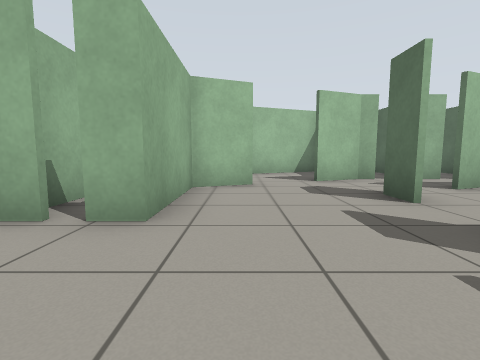
View 1 (above)

20 first-person views from a walk through a robot-simulator world made for Gazebo. The camera is 0.71 m above the floor, tilts 6° down and sees 85° across. The floor is counted in squares, 1 m on a side. Each view is taken from the middle of a square. On the plan, view 1 faces up. The plan holds only what a view shows up to about 9 squares ahead; the rest is blank.

View 2
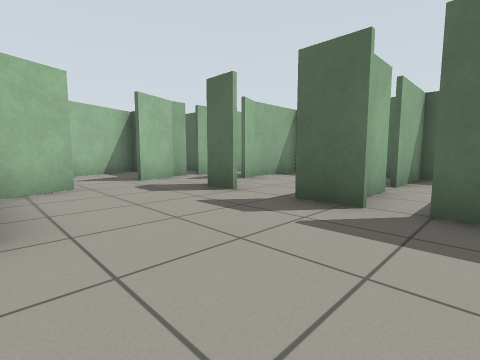

View 3
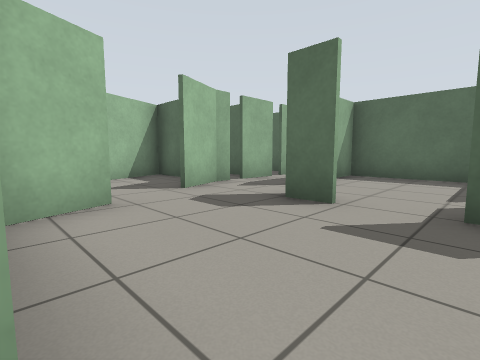

View 4
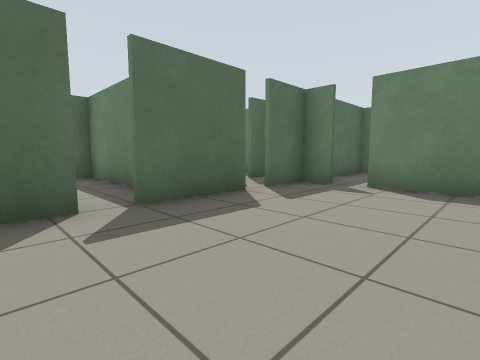

View 5
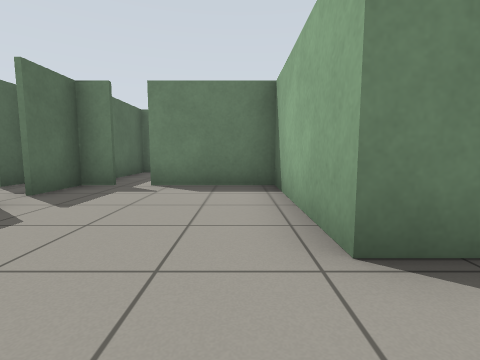

View 6
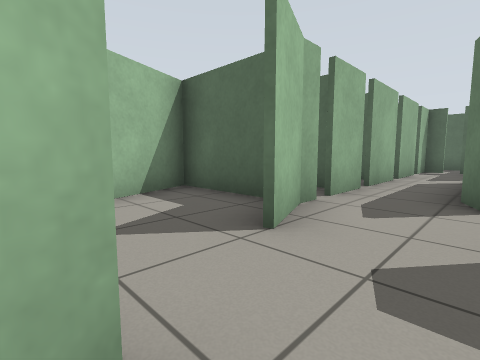

View 7
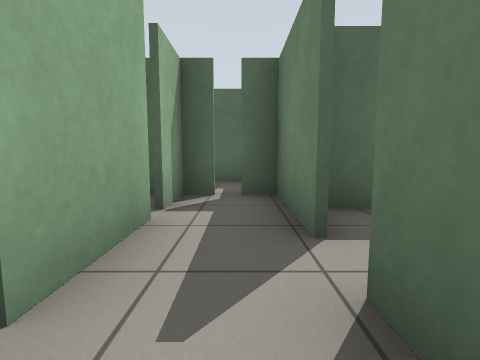

View 8
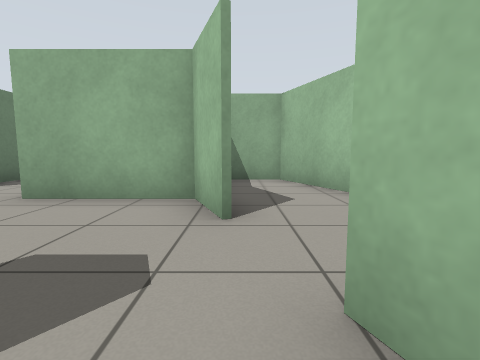

View 9
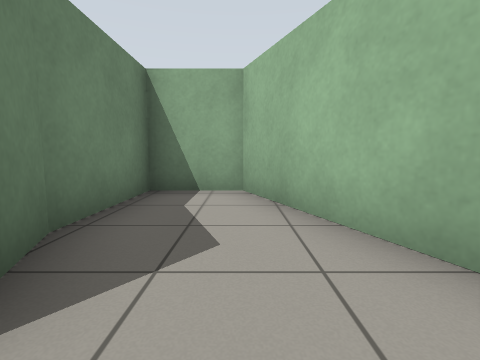

View 10
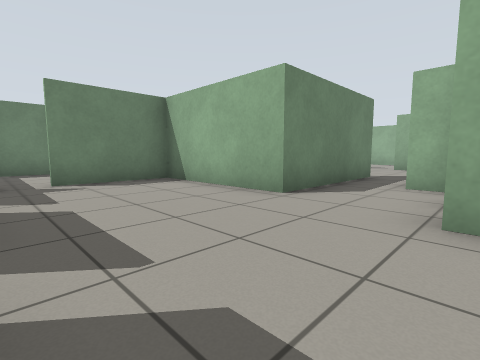

View 11
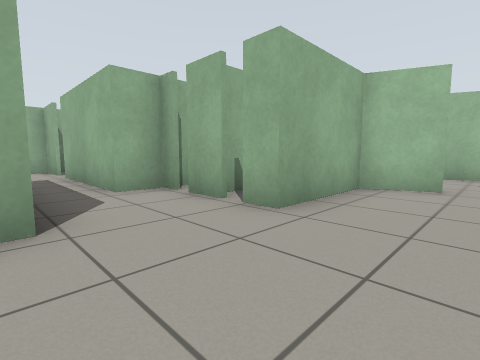

View 12
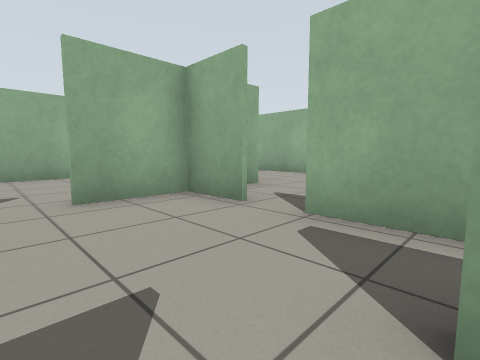

View 13
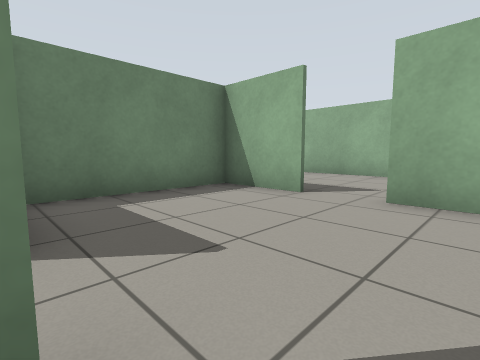

View 14
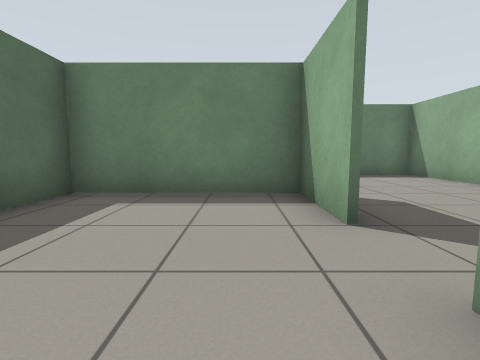

View 15
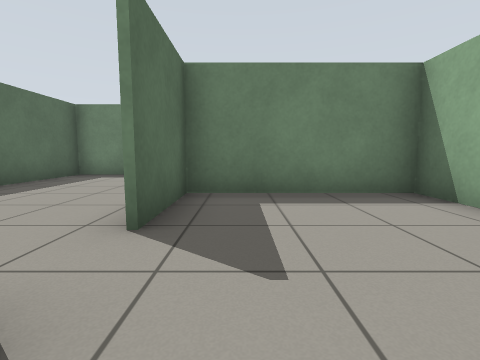

View 16
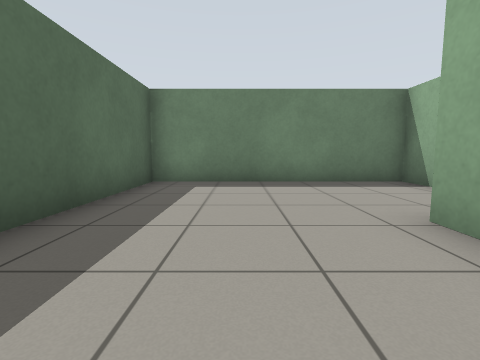

View 17
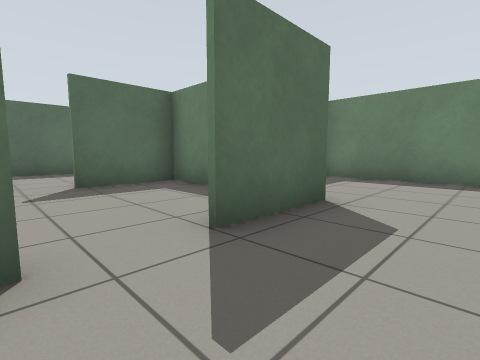

View 18
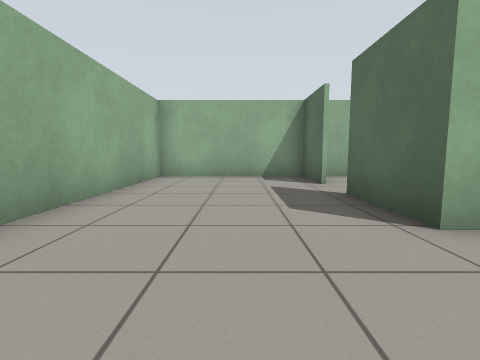

View 19
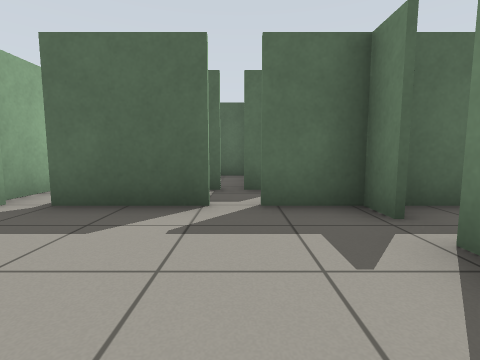

View 20
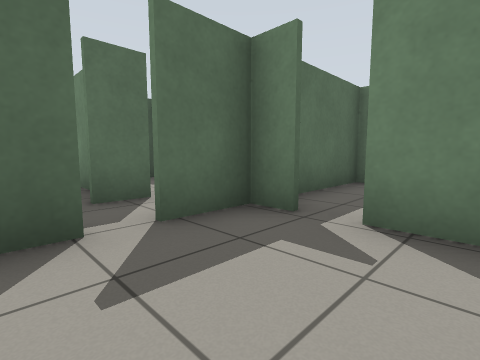

### Floor plan
Points are (right, up) in squares from view 1. A wall is a line through its corners. A room is listed if a view was taken in it or the views show most of it. See-through windows are left out.
Room 1 (views 1, 2, 3, 4, 5, 6, 7, 8, 10, 11, 19, 20)
walls: (2.4, 1.1) (2.4, 2.2); (4.3, 5.2) (4.9, 5.4); (0.3, 5.8) (-1, 5.3) (-1, 2.7) (-1.6, 2.7); (-2, 2.7) (-3, 2.7); (3.6, 7) (3.1, 7) (1.8, 6.4); (2.4, -1.6) (2.4, 0.6); (5.4, 7) (4, 7); (-3.9, 3.4) (-3.9, 1.7); (7.6, 5.4) (8.3, 5.4); (-3.5, 0.3) (-1.8, 0.3) (-1.8, -3.7) (1, -3.7); (1.6, -3.7) (2.5, -3.7); (7.6, 7) (5.8, 7); (2.4, -3.9) (2.4, -2.2); (7.1, -2.2) (7.1, 5.3) (4.9, 5.3) (4.1, 5); (9, 5.4) (11.3, 5.4) (11.3, 6); (9.9, 7) (8, 7); (11.3, 7) (10.1, 7); (13.4, 5.9) (13.4, 6.6)
ways out: opening at (1, 6) to room 2; opening at (-3, 1) to room 3; opening at (2, -2) to room 6; gap at (1, -4) to room 7; gap at (4, 7); gap at (6, 7); gap at (8, 7); gap at (9, 5); gap at (10, 7)
Room 2 (view 9)
walls: (3.1, 7.5) (3.1, 9.9) (-3.9, 7.1) (-3.9, 5.4) (-1.1, 5.4) (-0.4, 5.6)
ways out: opening at (1, 6) to room 1
Room 3 (views 12, 13, 14, 15)
walls: (-6.1, 0.3) (-3.5, 0.3); (-8.6, 1.7) (-10.1, 1.7); (-10.1, -1.5) (-10.1, -3.7) (-6.1, -3.7) (-6.1, -1.2); (-3.9, 1.7) (-7.6, 1.7); (-10.1, 1.8) (-10.1, -0.1); (-3.4, 2.7) (-3.9, 2.7)
ways out: opening at (-3, 1) to room 1; opening at (-6, -1) to room 4; opening at (-10, -1) to room 5; opening at (-8, 2)
Room 4 (view 16)
walls: (-6, -3) (-6, -3.7); (-8, -6.2) (-8, -7.4) (-1.9, -7.4) (-1.9, -0.6)
ways out: opening at (-6, -1) to room 3
Room 5 (views 17, 18)
walls: (-9.7, -3.7) (-10.2, -3.7) (-10.2, -1.5); (-10.2, -0.1) (-10.2, 1.8); (-10.1, 1.7) (-14.4, 1.7) (-14.4, -7.4) (-8.2, -7.4)
ways out: opening at (-10, -1) to room 3
Room 6 (no view inside)
walls: (3.9, -3) (3.9, -2); (3.9, -4) (3.9, -3.4)
ways out: opening at (2, -2) to room 1
Room 7 (no view inside)
walls: (0.3, -7.4) (2.4, -7.4) (2.4, -3.9)
ways out: gap at (1, -4) to room 1

Where each view was taken, in squares from view 1:
view 1: 0 up, 0 right, facing up
view 2: 0 up, 1 left, facing up-right
view 3: 2 up, 1 left, facing up-right
view 4: 2 up, 1 left, facing down-right
view 5: 2 up, 1 left, facing down
view 6: 5 up, 0 right, facing up-right
view 7: 6 up, 7 right, facing right
view 8: 6 up, 3 right, facing left
view 9: 7 up, 1 right, facing left
view 10: 3 up, 2 right, facing down-left
view 11: 0 up, 1 right, facing up-left
view 12: 1 down, 6 left, facing up-left
view 13: 1 up, 6 left, facing down-left
view 14: 1 up, 9 left, facing down
view 15: 1 up, 7 left, facing down
view 16: 1 down, 4 left, facing down
view 17: 0 up, 12 left, facing down-right
view 18: 6 down, 12 left, facing up
view 19: 2 down, 1 left, facing right
view 20: 1 down, 0 right, facing down-right
